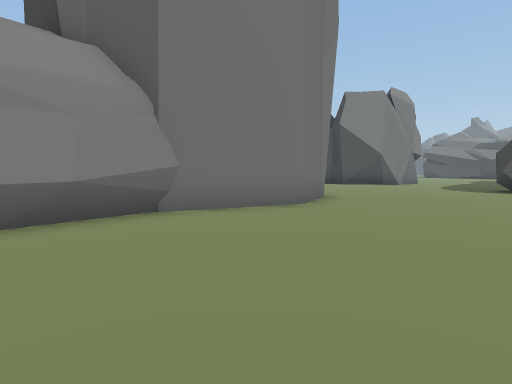
view 1 (above)

22 first-person views from a walk through a scene from a Unity 3-D project. The camera is 1.4 m above the floor, tilts 4° down and sees 80° across. The floor is counted in squares, 2 m on a side. Each view is taken from the middle of a square. On the plan, view 1 faces up. The plan holds only what a view shows up to about 10 squares ahead; the rest is blank. The place goes on beyond the plan. The player character is not drawn.

view 2
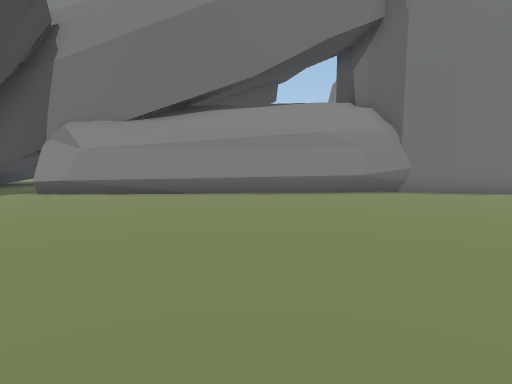

view 3
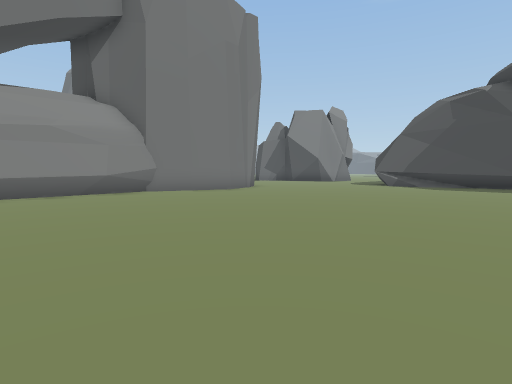

view 4
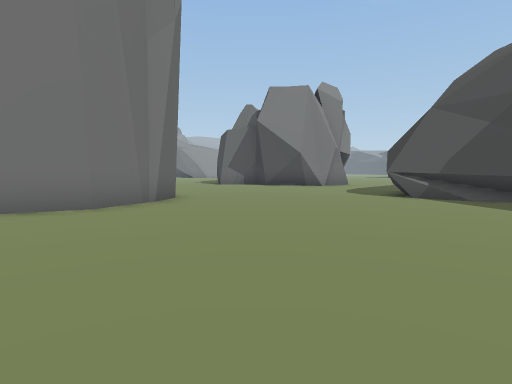

view 5
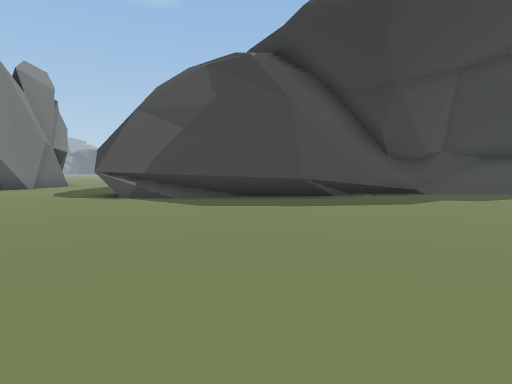

view 6
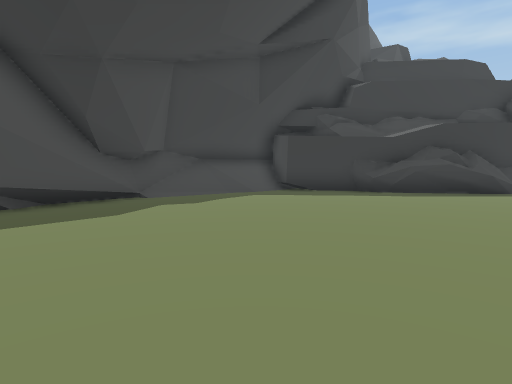

view 7
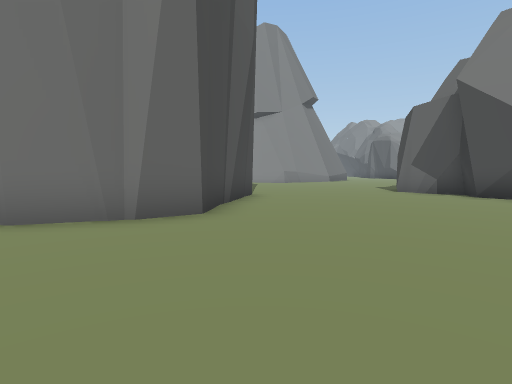

view 8
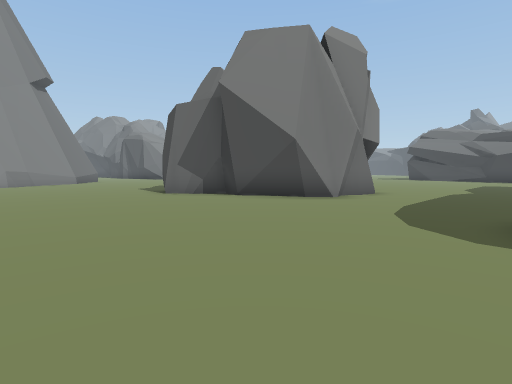

view 9
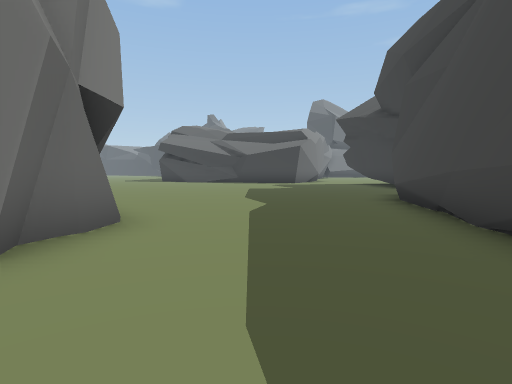

view 10
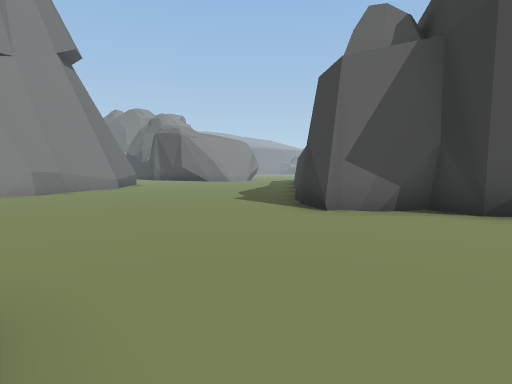

view 11
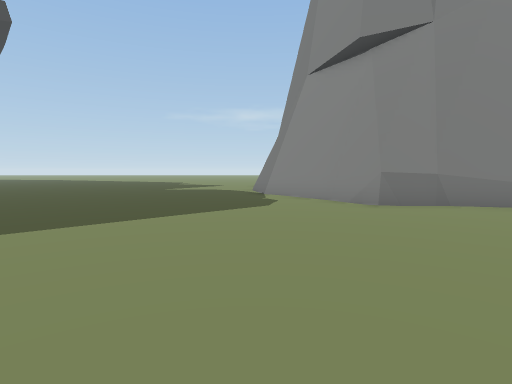

view 12
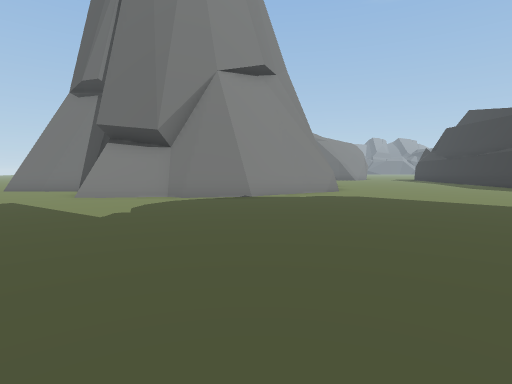

view 13
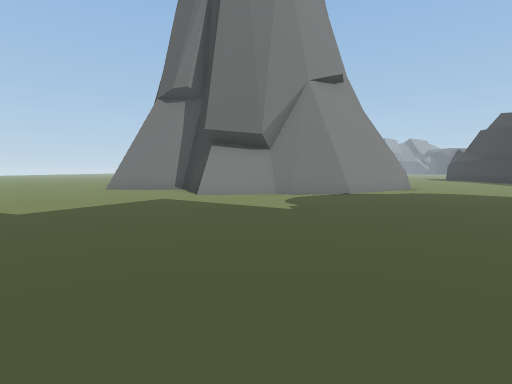

view 14
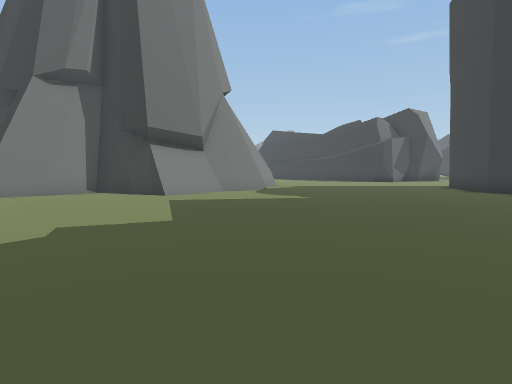

view 15
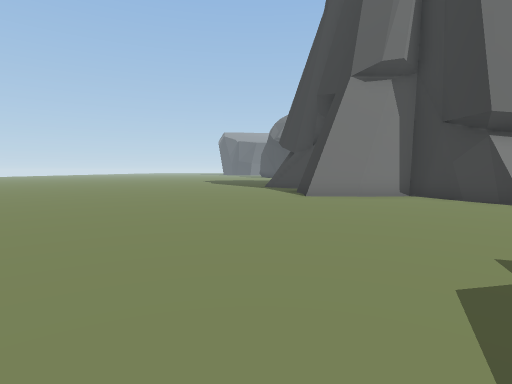

view 16
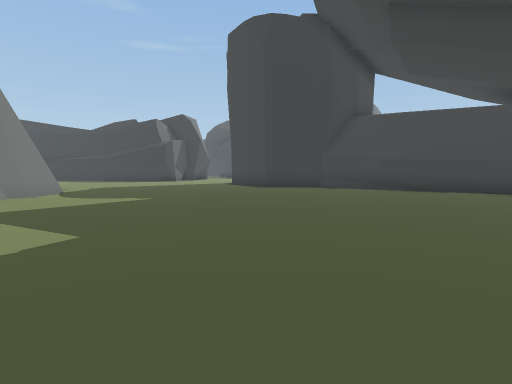

view 17
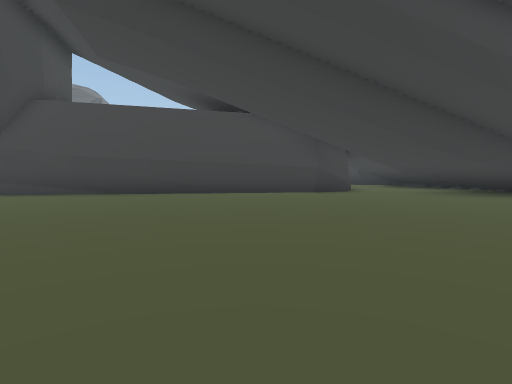

view 18
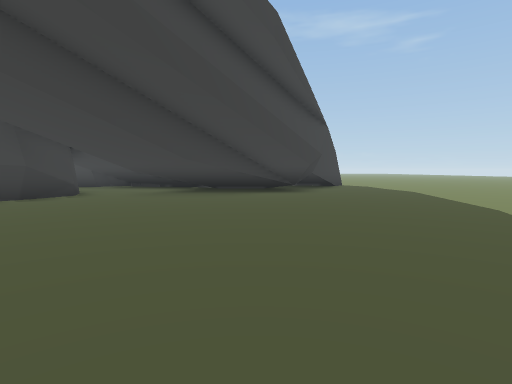

view 19
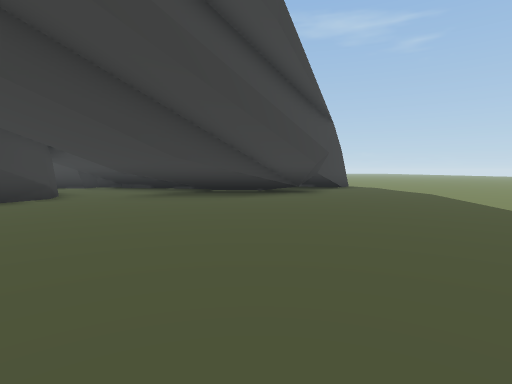

view 20
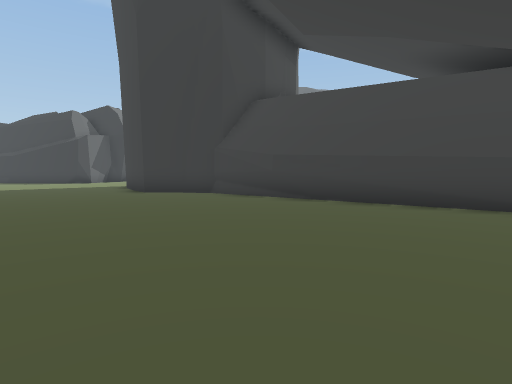

view 21
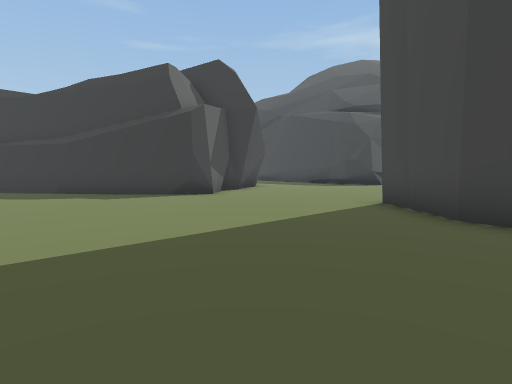

view 22
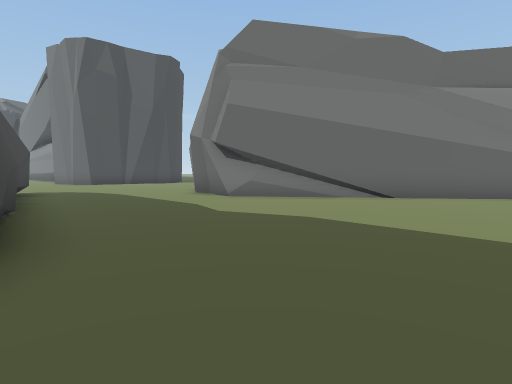

### Floor plan
Key: @ floor where view 1 was taken; # wall or solid block; . floor; / step, stairs or slope; = window, fence, low wall or low ledge.
Columns run from 19 left of view 1 to 17 right of it. Each row starts with its distance up from view 1.
 21 ...#          #.......#     #....
 20 ...####      ##......##     #.....
 19 ......#     ##.......#      #......
 18 ......#######........#     ##.......
 17 .......####..........##    #.........
 16 ......................######........
 15 ........................###.......#
 14 ................................###
 13 ...............................##
 12 ................####..........##
 11  .............#    #........###
 10   ............#    ##......##
  9   ............#     ##.....##
  8   ...........##     ##......##
  7  ............#     ##........##
  6 ............##   ###..........###
  5 ...........##   ##..............###
  4 ..........##    #.................###
  3 .........##    ##................../#
  2 .........#    ##..................../
  1 ........##   ##...................../
  0 .......##   ##.....@...... ..........
 -1 ..#######  ##.............  .........
 -2 ######==#  #.............    ........
 -3 ##### #==###............      ......#
 -4           .............         ....#
 -5                 ......           ..##

Positions as (right, up) in squares from view 1, and headings:
1: (0, 0), facing up
2: (2, -5), facing up-left
3: (2, -5), facing up
4: (4, 1), facing up
5: (5, 1), facing up-right
6: (7, 1), facing right
7: (6, 6), facing up-left
8: (5, 7), facing up
9: (7, 12), facing up-right
10: (1, 11), facing up
11: (1, 17), facing left
12: (-8, 9), facing up
13: (-11, 8), facing up
14: (-17, 9), facing up-right
15: (-18, 11), facing up
16: (-18, 11), facing right
17: (-17, 9), facing down-right
18: (-17, 8), facing down
19: (-17, 7), facing down
20: (-15, 7), facing right
21: (-7, 15), facing right
22: (17, 17), facing left
